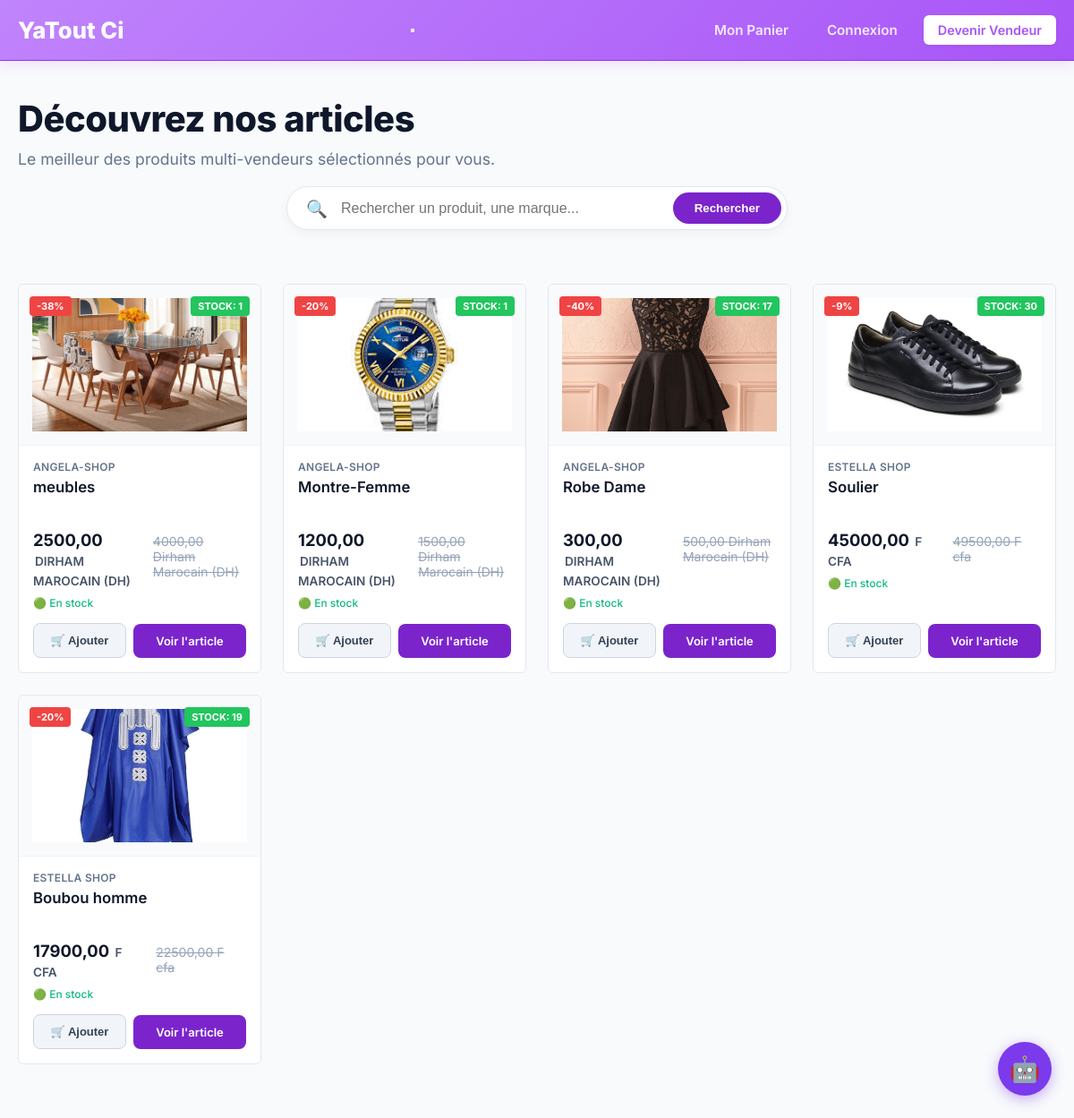
Screenshot of /boutique/ with the database file from the repository.
### shop/models.py (models this page shows, shortened)
class Produit(models.Model):
    vendeur = models.ForeignKey(Vendeur, on_delete=models.CASCADE, related_name='produits')
    nom = models.CharField(max_length=255)
    description = models.TextField()
    prix = models.DecimalField(max_digits=10, decimal_places=2)
    ancien_prix = models.DecimalField(max_digits=10, decimal_places=2, blank=True, null=True)
    image = models.ImageField(upload_to='produits/', blank=True, null=True)
    stock = models.PositiveIntegerField(default=10)
    date_ajout = models.DateTimeField(auto_now_add=True)
    @property
    def reduction_pourcentage(self):
        if self.ancien_prix and self.ancien_prix > self.prix:
            rabais = ((self.ancien_prix - self.prix) / self.ancien_prix) * 100
            return int(round(rabais))
        return 0

class Vendeur(models.Model):
    CHOIX_DEVISES = [
        ('EUR', 'Euro (€)'),
        ('USD', 'Dollar US ($)'),
        ('MAD', 'Dirham Marocain (DH)'),
        ('XOF', 'F cfa '),
        ('CAD', 'Dollar Canadien ($CA)'),
    ]
    user = models.OneToOneField(User, on_delete=models.CASCADE)
    nom_boutique = models.CharField(max_length=255)
    description = models.TextField(blank=True)
    devise = models.CharField(max_length=3, choices=CHOIX_DEVISES, default='EUR')
    date_creation = models.DateTimeField(auto_now_add=True)

### shop/views.py (the view)
# urls.py: path('boutique/', views.accueil, name='accueil'),
def accueil(request):
    recherche = request.GET.get('q', '')
    if recherche:
        produits = Produit.objects.filter(
            Q(nom__icontains=recherche) | Q(description__icontains=recherche)
        ).order_by('-date_ajout')
    else:
        produits = Produit.objects.all().order_by('-date_ajout')
    context = {
        'produits': produits,
        'recherche': recherche,
    }
    return render(request, 'shop/accueil.html', context)

### shop/templates/shop/accueil.html (shortened to what this page needs)
{% extends 'shop/base.html' %}
{% load static %}
{% block content %}
<div class="yt-main-shop-wrapper">
    <div class="container text-center" style="margin-top: 40px; margin-bottom: 20px;">
        <h1 style="font-size: 2.5rem; font-weight: 800; color: #0f172a; margin-bottom: 10px; letter-spacing: -0.5px;">Découvrez nos articles</h1>
        <p style="color: #64748b; font-size: 1.1rem;">Le meilleur des produits multi-vendeurs sélectionnés pour vous.</p>
    </div>
    <div class="container" style="max-width: 600px; margin-bottom: 40px;">
        <form method="GET" action="." style="display: flex; gap: 10px; align-items: center; background: #ffffff; padding: 6px; border-radius: 30px; box-shadow: 0 4px 12px rgba(15, 23, 42, 0.04); border: 1px solid #e2e8f0;">
            <span style="margin-left: 15px; font-size: 1.2rem; color: #94a3b8;">🔍</span>
            <input
                type="search"
                name="q"
                value="{{ query|default:'' }}"
                placeholder="Rechercher un produit, une marque..."
                style="flex: 1; border: none; outline: none; font-size: 1rem; color: #334155; background: transparent; padding: 8px 5px;"
                aria-label="Rechercher un article"
            >
            <button type="submit" style="background-color: #7b24cc; color: #ffffff; border: none; padding: 10px 24px; font-weight: 600; border-radius: 20px; cursor: pointer;">
                Rechercher
            </button>
        </form>
    </div>
    <div class="container">
        <div class="yt-products-grid">
            {% for produit in produits %}
                <div class="yt-product-card">
                    <div style="position: absolute; top: 12px; left: 12px; width: calc(100% - 24px); display: flex; justify-content: space-between; align-items: center; z-index: 5;">
                        <div>
                            {% if produit.reduction_pourcentage > 0 %}
                                <span style="background-color: #ef4444; color: white; padding: 4px 8px; font-weight: bold; border-radius: 4px; font-size: 11px;">-{{ produit.reduction_pourcentage }}%</span>
                            {% else %}
                                <span></span>
                            {% endif %}
                        </div>
                        <div>
                            {% if produit.stock > 0 %}
                                <span style="background-color: #22c55e; color: white; padding: 4px 8px; font-weight: bold; border-radius: 4px; font-size: 11px; text-transform: uppercase; line-height: 1;">
                                    Stock: {{ produit.stock }}
                                </span>
                            {% endif %}
                        </div>
                    </div>
                    <div class="yt-card-img-wrapper" style="height: 180px; background-color: #f8fafc; display: flex; align-items: center; justify-content: center; overflow: hidden; border-bottom: 1px solid #f1f5f9;">
                        {% if produit.image %}
                            <img src="{{ produit.image.url }}" alt="{{ produit.nom }}" style="width: 100%; height: 100%; object-fit: cover;">
                        {% else %}
                            <img src="https://placeholder.com" alt="Image indisponible" style="width: 100%; height: 100%; object-fit: cover;">
                        {% endif %}
                    </div>
                    <div class="yt-card-body">
                        <span class="yt-card-vendor">{{ produit.vendeur.nom_boutique|default:"Boutique YaTout" }}</span>
                        <h2 class="yt-card-title">{{ produit.nom }}</h2>
                        <div class="yt-card-price-box">
                            <span class="yt-card-price">
                                {{ produit.prix }}
                                <span class="yt-card-price-currency">{{ produit.vendeur.get_devise_display }}</span>
                            </span>
                            {% if produit.ancien_prix %}
                                <span class="yt-card-old-price">
                                    {{ produit.ancien_prix }} {{ produit.vendeur.get_devise_display }}
                                </span>
                            {% endif %}
                        </div>
                        <div style="margin-bottom: 15px; font-size: 12px;">
                            {% if produit.stock > 0 %}
                                <span style="color: #10b981; font-weight: 500;">🟢 En stock</span>
                            {% else %}
                                <span style="color: #ef4444; font-weight: 500;">🔴 Rupture de stock</span>
                            {% endif %}
                        </div>
                        <div class="yt-card-actions-row">
                            <form action="{% url 'panier_ajouter' produit.id %}" method="POST" class="yt-card-form-left">
                                <button type="submit" class="yt-card-btn-cart" {% if produit.stock == 0 %}disabled{% endif %}>
                                    🛒 Ajouter
                                </button>
                            </form>
                            <a href="{% url 'detail_produit' produit.pk %}" class="yt-card-btn-view">
                                Voir l'article
                            </a>
                        </div>
                    </div>
                </div>
            {% endfor %}
        </div>
    </div>
</div>
{% endblock %}

### shop/templates/shop/base.html (shortened to what this page needs)
{% load static %}
<!DOCTYPE html>
<html lang="fr">
<head>
    <link rel="stylesheet" href="{% static 'shop/js/css/style.css' %}">
    {% if "impression" in request.path or prestation or "atelier" in request.path %}
        <!-- ================================================================
             🖨️ NAVBAR ESPACE IMPRESSION
             ================================================================ -->
        <nav class="navbar-impression">
            <div class="container">
                <a href="{% url 'page_prestations' %}"
                   class="nav-logo">
                    YaTout Imprim
                </a>
                <button
                    class="burger-menu"
                    onclick="this.nextElementSibling.classList.toggle('active');">
                    <span></span>
                    <span></span>
                    <span></span>
                </button>
                <div class="nav-actions">
                    <a
                        href="{% url 'page_prestations' %}"
                        class="btn-nav">
                        Nos Prestations
                    </a>
                    <a
                        href="{% url 'page_conseiller' %}"
                        class="btn-nav btn-conseiller-green">
                        Parler à un conseiller
                    </a>
                    {% if user.is_authenticated and user.is_staff %}
                        <a
                            href="{% url 'espace_devis_dashboard' %}"
                            class="btn-nav btn-nav-purple">
                            Faire Devis
                        </a>
                        <a
                            href="/admin-atelier"
                            class="btn-nav btn-nav-purple"
                            style="
                                background-color:#4f46e5 !important;
                                color:white !important;
                                font-weight:700;
                            ">
                            ⚙️ Gérer l'Atelier
                        </a>
                    {% endif %}
                    <div class="supports-mobile-only">
                        <span class="menu-section-title">
                            Nos supports :
                        </span>
                        {% if prestations %}
                            {% for p in prestations %}
                                <a
                                    href="{% url 'detail_prestation' prestation_id=p.id %}"
                                    class="btn-support-item">
                                    {% firstof p.titre p.nom p.libelle p.name "Support d'impression" %}
                                </a>
                            {% endfor %}
                        {% elif listes_prestations %}
                            {% for p in listes_prestations %}
                                <a
                                    href="{% url 'detail_prestation' prestation_id=p.id %}"
                                    class="btn-support-item">
                                    {% firstof p.titre p.nom p.libelle p.name "Support d'impression" %}
                                </a>
                            {% endfor %}
                        {% else %}
                            <a
                                href="{% url 'page_prestations' %}"
                                class="btn-support-item text-link-accent">
                                Voir tous nos supports d'impression
                            </a>
                        {% endif %}
                    </div>
                </div>
            </div>
        </nav>
    {% elif request.path != "/" and request.resolver_match.url_name != 'boutique_vendeur' and not request.GET.shared %}
        <nav class="navbar">
            <div class="container">
                <a href="/" class="nav-logo">
                    YaTout Ci
                </a>
                <button
                    class="burger-menu"
                    onclick="this.nextElementSibling.classList.toggle('active');">
                </button>
                <div class="nav-actions">
                    <a
                        href="{% url 'panier_detail' %}{% if request.GET.shared %}?shared=true{% endif %}"
                        class="link-nav">
                        Mon Panier
                    </a>
                    {% if user.is_authenticated %}
                        <span class="nav-welcome">
                            Bonjour,
                            <strong>{{ user.username }}</strong>
                        </span>
                        {% if user.username == vendeur_vitrine.user.username or not vendeur_vitrine %}
                            <a
                                href="{% url 'boutique_vendeur' username=user.username %}"
                                class="btn-nav btn-nav-white">
                                Ma Vitrine
                            </a>
                            <a
                                href="{% url 'dashboard_vendeur' %}"
                                class="btn-nav btn-nav-purple">
                                Tableau de bord
                            </a>
                            <a
                                href="{% url 'ajouter_produit' %}"
                                class="btn-nav btn-nav-purple">
                                Ajouter produit
                            </a>
                        {% endif %}
                        <form
                            method="POST"
                            action="{% url 'deconnexion_vendeur' %}"
                            class="form-inline-logout">
                            {% csrf_token %}
                            <button
                                type="submit"
                                class="btn-logout-submit">
                                Déconnexion
                            </button>
                        </form>
                    {% else %}
                        <a
                            href="{% url 'connexion' %}"
                            class="link-nav">
                            Connexion
                        </a>
                        <a
                            href="{% url 'inscription_vendeur' %}"
                            class="btn-nav btn-nav-white">
                            Devenir Vendeur
                        </a>
                    {% endif %}
                </div>
            </div>
        </nav>
    {% endif %}
    <div class="flex-grow">
        <div class="main-page-wrapper">
            {% block content %}
            {% endblock %}
        </div>
    </div>
    <div
        id="btn-flottant-ia"
        onclick="basculerFenetreChat()"
        style="
            position:fixed;
            bottom:25px;
            right:25px;
            width:60px;
            height:60px;
            background:#7c3aed;
            color:white;
            border-radius:50%;
            display:flex;
            align-items:center;
            justify-content:center;
            font-size:28px;
            cursor:pointer;
            box-shadow:0 4px 15px rgba(124,58,237,0.4);
            z-index:999999;
            transition:transform 0.2s;
        ">
        🤖
    </div>
</body>
</html>

### rows the page displays
Produit: reduction_pourcentage "38", stock "1", image (picture), vendeur.nom_boutique "ANGELA-SHOP", nom "meubles", prix "2500,00", vendeur.devise "DIRHAM MAROCAIN (DH)", ancien_prix "4000,00", vendeur.devise "Dirham Marocain (DH)", shows "🟢 En stock"
Produit: reduction_pourcentage "20", stock "1", image (picture), vendeur.nom_boutique "ANGELA-SHOP", nom "Montre-Femme", prix "1200,00", vendeur.devise "DIRHAM MAROCAIN (DH)", ancien_prix "1500,00", vendeur.devise "Dirham Marocain (DH)", shows "🟢 En stock"
Produit: reduction_pourcentage "40", stock "17", image (picture), vendeur.nom_boutique "ANGELA-SHOP", nom "Robe Dame", prix "300,00", vendeur.devise "DIRHAM MAROCAIN (DH)", ancien_prix "500,00", vendeur.devise "Dirham Marocain (DH)", shows "🟢 En stock"
Produit: reduction_pourcentage "9", stock "30", image (picture), vendeur.nom_boutique "ESTELLA SHOP", nom "Soulier", prix "45000,00", vendeur.devise "F CFA", ancien_prix "49500,00", vendeur.devise "F cfa", shows "🟢 En stock"
Produit: reduction_pourcentage "20", stock "19", image (picture), vendeur.nom_boutique "ESTELLA SHOP", nom "Boubou homme", prix "17900,00", vendeur.devise "F CFA", ancien_prix "22500,00", vendeur.devise "F cfa", shows "🟢 En stock"
